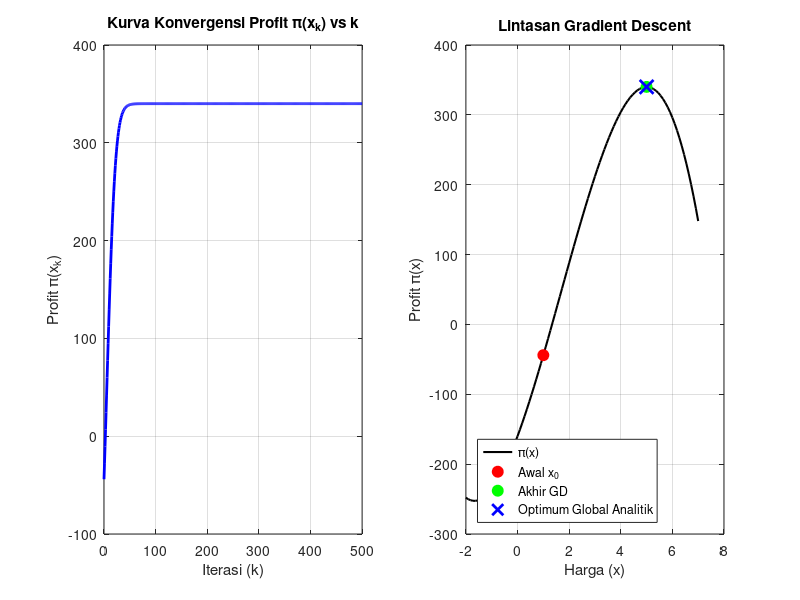

Reproduce this figure in MATLAB.
% ========================================================= %
% UTS Matematika Sains Data – Semester Genap 2025/2026
% Soal 6 – <Turunan gradien escent>
% ---------------------------------------------------------
% Nama   : Daffa Nadhif Javier
% NIM    : 2510514030
% Parameter: N=30, a=3, b=0, K=4, theta0 = 90 derajat, alpha = 0.001
% Tanggal: 28 April 2026
% ========================================================= %


%==========================================================================================================
% Bagian 6.2 (e)  : tulis script yang menjalankan 500 iterasi Gradient Descent dan plot grafik konvergensi
%==========================================================================================================
% Parameter personalisasi

% Parameter
alpha = 0.001;
iter = 500;
x = zeros(1, iter+1);
pi_val = zeros(1, iter+1);
x(1) = 1; % x0

% Fungsi Anonim
pi_func = @(x) -4*x.^3 + 20*x.^2 + 100*x - 160;
pi_deriv = @(x) -12*x.^2 + 40*x + 100;

% Gradient Descent Loop
for k = 1:iter
    pi_val(k) = pi_func(x(k));
    x(k+1) = x(k) + alpha * pi_deriv(x(k));
end
pi_val(iter+1) = pi_func(x(iter+1));

% Solusi Analitik
x_opt = 5; 

% Plot Konvergensi
figure;
subplot(1,2,1);
plot(0:iter, pi_val, 'b-', 'LineWidth', 2);
title('Kurva Konvergensi Profit \pi(x_k) vs k');
xlabel('Iterasi (k)'); ylabel('Profit \pi(x_k)');
grid on;

% Plot di Kurva Profit
subplot(1,2,2);
x_plot = linspace(-2, 7, 100);
plot(x_plot, pi_func(x_plot), 'k-', 'LineWidth', 1.5); hold on;
plot(x(1), pi_func(x(1)), 'ro', 'MarkerSize', 8, 'MarkerFaceColor', 'r'); % x0
plot(x(end), pi_func(x(end)), 'go', 'MarkerSize', 8, 'MarkerFaceColor', 'g'); % x* GD
plot(x_opt, pi_func(x_opt), 'bx', 'MarkerSize', 10, 'LineWidth', 2); % x* Analitik
legend('\pi(x)', 'Awal x_0', 'Akhir GD', 'Optimum Global Analitik', 'Location', 'southwest');
title('Lintasan Gradient Descent');
xlabel('Harga (x)'); ylabel('Profit \pi(x)');
grid on;

fprintf('Nilai x akhir dari GD: %.6f\n', x(end));
